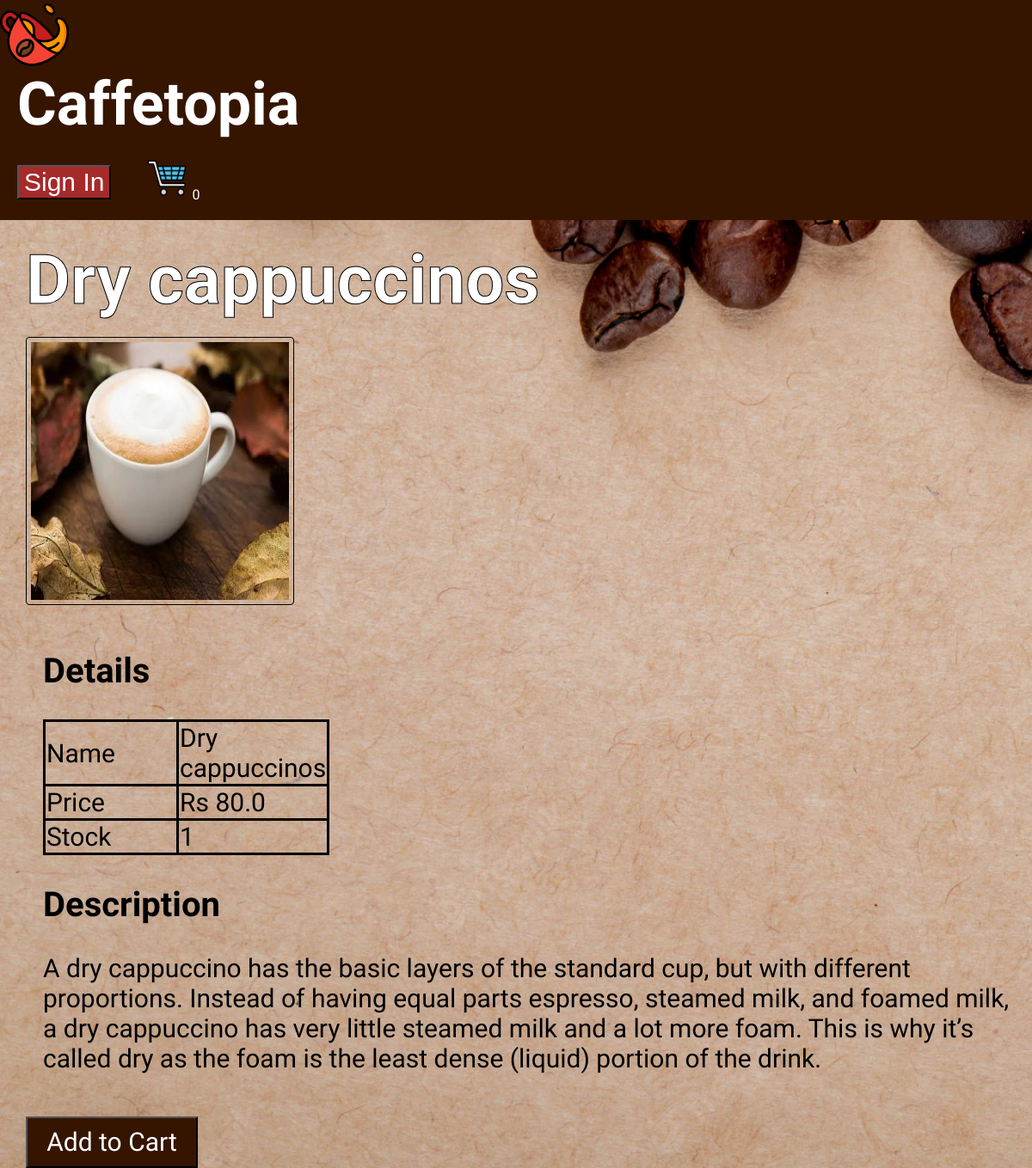
The page /productDescription?productId=3 on the database its author committed.
### tables this page shows
CREATE TABLE products
		(productId INTEGER PRIMARY KEY,
		name TEXT,
		price REAL,
		description TEXT,
		image TEXT,
		stock INTEGER,
		categoryId INTEGER,
		FOREIGN KEY(categoryId) REFERENCES categories(categoryId)
		);

### main.py (the view)
@app.route("/productDescription")
def productDescription():
    loggedIn, firstName, noOfItems = getLoginDetails()
    productId = request.args.get('productId')
    with sqlite3.connect('database.db') as conn:
        cur = conn.cursor()
        cur.execute('SELECT productId, name, price, description, image, stock FROM products WHERE productId = ?', (productId, ))
        productData = cur.fetchone()
    conn.close()
    return render_template("productDescription.html", data=productData, loggedIn = loggedIn, firstName = firstName, noOfItems = noOfItems)

### main.py (called while the page is built)
def getLoginDetails():
    with sqlite3.connect('database.db') as conn:
        cur = conn.cursor()
        if 'email' not in session:
            loggedIn = False
            firstName = ''
            noOfItems = 0
        else:
            loggedIn = True
            cur.execute("SELECT userId, firstName FROM users WHERE email = ?", (session['email'], ))
            userId, firstName = cur.fetchone()
            cur.execute("SELECT count(productId) FROM kart WHERE userId = ?", (userId, ))
            noOfItems = cur.fetchone()[0]
    conn.close()
    return (loggedIn, firstName, noOfItems)

### templates/productDescription.html (shortened to what this page needs)
<!DOCTYPE html>
<html>
  <head>
    <link rel="stylesheet" href={{url_for('static',
    filename='css/productDescription.css')}} /> <link rel="stylesheet" href={{
    url_for('static', filename='css/topStyle.css')}} />
  </head>
  <body
    style="
      margin: 0px;
      padding: 0px;
      background-image: url('/static/images/des.jpg');
      background-size: cover;
      background-repeat: no-repeat;
    "
  >
    <div
      id="title"
      style="
        font-family: 'Satisfy';
        background-color: #361500;
        margin: 0px;
        padding: 0px;
        display: inline-block;
      "
    >
      <a href="/">
        <img id="logo" style="margin: 0px;width:80px;height:80px;border:
        0px;"src= {{ url_for('static', filename='images/cup.png') }} />
      </a>
      <h1
        style="
          font-family: 'Henny Penny', cursive;
          color: white;
          float: left;
          padding-left: 20px;
          padding-right: 850px;
          margin: 0px;
          font-size: 70px;
        "
      >
        Caffetopia
      </h1>
      {% if not loggedIn %}
      <div id="signInButton" style="font-family: sans-serif; margin-top: 30px">
        <button style="background-color: brown">
          <a
            style="text-decoration: none; font-size: 30px; color: white"
            class="link"
            href="/loginForm"
            >Sign In</a
          >
        </button>
      </div>
      {% endif %}
      <div id="kart">
        <a
          class="link"
          href="/cart"
          style="color: white; text-decoration: none"
        >
          <img src={{url_for('static', filename='images/shopping-cart.png')}}
          style="height: 50px; width:50px;" id="cartIcon" /> {{noOfItems}}
        </a>
      </div>
    </div>
    <div
      id="display"
      style="
        font-family: 'Akaya Telivigala', cursive;
        margin: 0px;
        padding-left: 30px;
        padding-right: 0px;
        padding-top: 0px;
        padding-bottom: 0px;
      "
    >
      <br />
      <div
        id="productName"
        style="
          color: white;
          -webkit-text-stroke: 1px;
          -webkit-text-stroke-color: black;
          font-size: 40px;
          margin: 0px;
          padding: 0px;
        "
      >
        <h1 style="margin: 0px; padding: 0px">{{data[1]}}</h1>
      </div>
      <br />
      <div>
        <img src={{url_for('static', filename='uploads/'+data[4]) }}
        id="productImage"/>
      </div>
      <br /><br />
      <div id="productDescription">
        <h2 style="font-size: 40px">Details</h2>
        <table
          id="descriptionTable"
          style="font-size: 30px; border: 3px solid; border-collapse: collapse"
        >
          <tr>
            <td>Name</td>
            <td>{{data[1]}}</td>
          </tr>
          <tr>
            <td>Price</td>
            <td>Rs {{data[2]}}</td>
          </tr>
          <tr>
            <td>Stock</td>
            <td>{{data[5]}}</td>
          </tr>
        </table>
        <h2 style="font-size: 40px">Description</h2>
        <p style="font-size: 30px; font-style: bold">{{data[3]}}</p>
      </div>
      <div id="addToCart">
        <button style="width: 200px; height: 60px; background-color: #361500">
          <a
            style="
              text-decoration: none;
              font-family: 'Akaya Telivigala', cursive;
              font-size: 30px;
              color: white;
            "
            href="/addToCart?productId={{request.args.get('productId')}}"
            >Add to Cart</a
          >
        </button>
      </div>
    </div>
  </body>
</html>

### static/css/productDescription.css (style rules this page uses)
#display { margin-top: 20px; margin-left: 20px; margin-right: 20px; margin-bottom: 20px; }
#productImage { height: 250px; width: 200px; margin-left: 20px; margin-right: 20px; margin-top: 20px; margin-bottom: 20px; display: inline-block; float: left; }
#productDescription { margin-left: 20px; margin-right: 20px; margin-top: 20px; margin-bottom: 20px; display: inline-block; font-size: 19px; }
#descriptionTable td { width: 150px; }
#addToCart { font-size: 20px; }

### static/css/topStyle.css (style rules this page uses)
#logo { height: 80px; width: 80px; margin-left: 20px; margin-top: 10px; margin-bottom: 10px; margin-right: 20px; float: left; }
#title { background-color: black; display: inline-block; width: 100%; }
#signInButton { color: yellow; margin-top: 20px; margin-bottom: 20px; margin-left: 20px; margin-right: 20px; float: left; }
#kart { color: white; margin-top: 20px; margin-bottom: 20px; margin-left: 20px; margin-right: 20px; float: left; }
#cartIcon { height: 30px; width: 30px; }

### templates/productDescription.html (style rules this page uses)
#productImage { width: 300px; height: 300px; margin: 0px; border: 1px solid #000000; border-radius: 4px; padding: 5px; }
table, th, td { border: 3px solid; }

### rows shown on the page
products: name "Dry cappuccinos", image (picture), price "80.0", stock "1", description "A dry cappuccino has the basic layers of the standard cup, but with different proportions. Instead of having equal parts espresso, steamed milk, and foamed milk, a dry cappuccino has very little steamed milk and a lot more foam. This is why it’s called dry as the foam is the least dense (liquid) portion of the drink."

### other values the page prints
{{ noOfItems }} "0"
